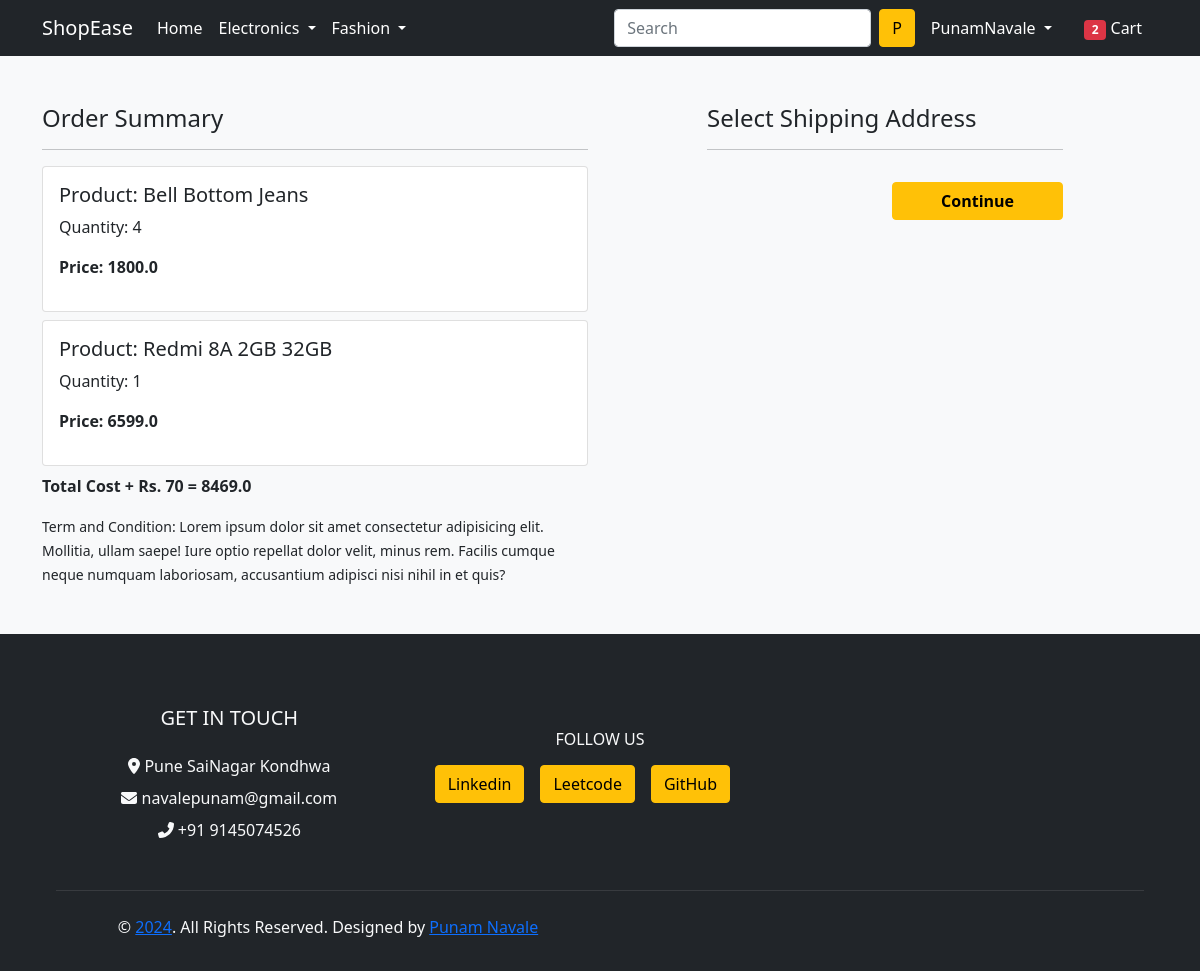
The app's page /checkout/ (signed in) with its own data.
### app/models.py (models this page shows, shortened)
class Cart(models.Model):
    user = models.ForeignKey(User,on_delete=models.CASCADE)
    product = models.ForeignKey(Product,on_delete=models.CASCADE)
    quantity = models.PositiveIntegerField(default=1)
    @property
    def total_cost(self):
        return self.quantity * self.product.discounted_price

class Product(models.Model):
    title = models.CharField(max_length=100)
    selling_price=models.FloatField()
    discounted_price=models.FloatField()
    description=models.TextField()
    brand = models.CharField(max_length=100)
    category = models.CharField(choices=CATEGORY_CHOICES,max_length=2)
    product_image = models.ImageField(upload_to='productimg')

### app/views.py (the view)
# urls.py: path('checkout/', views.checkout, name='checkout'),
@login_required
def checkout(request):
    user = request.user
    add = Customer.objects.filter(user=user)
    cart_items = Cart.objects.filter(user=user)
    amount = 0.0
    shipping = 70.0
    total_amount = 0.0
    cart_product = [p for p in Cart.objects.all() if p.user==request.user]
    if cart_product:
        for p in cart_product:
            tempamount = (p.quantity * p.product.discounted_price)
            amount += tempamount
        total_amount = amount + shipping
    return render(request, 'app/checkout.html',{'add':add,'total_amount':total_amount,'cart_items':cart_items})

### app/templates/app/checkout.html (shortened to what this page needs)
{% extends 'app/base.html' %}
{% load static %}
{% block main-content %}
<div class="container">
 <div class="row mt-5">
  <div class="col-sm-6">
    <h4>Order Summary</h4>
    <hr>
    {% for item in cart_items %}
      <div class="card mb-2">
        <div class="card-body">
          <h5>Product: {{item.product.title}}</h5>
          <p>Quantity: {{item.quantity}}</p>
          <p class="fw-bold">Price: {{item.total_cost}}</p>
        </div>
      </div>
      {% endfor %}
      <p class="fw-bold">Total Cost + Rs. 70 = {{total_amount}}</p>
    <small>Term and Condition: Lorem ipsum dolor sit amet consectetur adipisicing elit. Mollitia, ullam saepe! Iure optio repellat dolor velit, minus rem. Facilis cumque neque numquam laboriosam, accusantium adipisci nisi nihil in et quis?</small>
  </div>
  <div class="col-sm-4 offset-sm-1">
    <h4>Select Shipping Address</h4>
    <hr>
    <form action="/paymentdone">
        <div class="text-end">
          <button type="submit" class="btn btn-warning mt-3 px-5 fw-bold"><a href="{%url 'paymentdone'%}"></a>Continue</button>
        </div>
      </form>
    </div>
  </div>
</div>
{% endblock main-content %}

### app/templates/app/base.html (shortened to what this page needs)
<!doctype html>
{% load static %}
<html lang="en">
  <head>
    <link href="https://cdn.jsdelivr.net/npm/bootstrap@5.0.0-beta1/dist/css/bootstrap.min.css" rel="stylesheet">
    <link rel="stylesheet" href="{% static 'app/css/owl.carousel.min.css' %}">
    <link rel="stylesheet" href="{% static 'app/css/all.min.css' %}">
    <link rel="stylesheet" href="{% static 'app/css/style.css' %}">
  </head>
  <body>
    <nav class="navbar navbar-expand-lg navbar-dark bg-dark fixed">
     <div class="container">
       <a class="navbar-brand" href="/">ShopEase </a>
       <div class="collapse navbar-collapse" id="navbarSupportedContent">
         <ul class="navbar-nav me-auto mb-2 mb-lg-0">
           <li class="nav-item">
             <a class="nav-link active" aria-current="page" href="/">Home</a>
           </li>
           <li class="nav-item dropdown">
             <a class="nav-link dropdown-toggle text-white" href="#" id="electronicsDropdown" role="button" data-bs-toggle="dropdown" aria-expanded="false">
               Electronics
             </a>
           </li>
           <li class="nav-item dropdown">
             <a class="nav-link dropdown-toggle text-white" href="#" id="fashionDropdown" role="button" data-bs-toggle="dropdown" aria-expanded="false">
               Fashion
             </a>
           </li>
         </ul>
         <form class="d-flex">
           <input class="form-control me-2" type="search" placeholder="Search" aria-label="Search">
           <button class="btn btn-warning" type="submit"><span class="text-capitalize">{{request.user.username |default:"l"|first}}</span></button>
         </form>
         <div>
          <ul class="navbar-nav me-auto mb-2 mb-lg-0">
            {% if request.user.is_authenticated %}
           <li class="nav-item dropdown mx-2">
              <a class="nav-link dropdown-toggle text-white" href="#" id="profileDropdown" role="button" data-bs-toggle="dropdown" aria-expanded="false">
                <span class="text-capitalize">{{request.user}}</span>
              </a>
            </li>
            <li class="nav-item mx-2">
             <a href="{% url 'showcart' %}" class="nav-link text-white"><span class="badge bg-danger">2{{quantity}}</span> Cart </a>
            </li>
            {% endif %}
          </ul>
         </div>
       </div>
     </div>
    </nav>
    {% block main-content %} {% endblock main-content %}
<footer class="container-fluid bg-dark text-center p-2 mt-5">
<div class=" bg-dark mt-3">
  <div class="row px-xl-5 pt-5">
    <div class="col-lg-4 col-md-12 mb-5 pr-3 pr-xl-5">
        <h5 class="text-light text-uppercase mb-4">Get In Touch</h5>
        <p class="mb-2 text-light"><i class="fa fa-map-marker-alt text-light mr-3"></i> Pune SaiNagar Kondhwa</p>
        <p class="mb-2  text-light"><i class="fa fa-envelope text-light mr-3"></i> navalepunam@gmail.com</p>
        <p class="mb-0 text-light"><i class="fa fa-phone-alt text-light mr-3"></i> +91 9145074526</p>
    </div>
            <div class="col-md-4 mb-5 text-light">
                <h6 class="text-light text-uppercase mt-4 mb-3">Follow Us</h6>
                <div class="d-flex">
                    <a class="btn btn-warning btn-square mr-2 mx-2" href="https://www.linkedin.com/in/punam-navale-74a38822a/">Linkedin</a>
                    <a class="btn btn-warning btn-square mr-2 mx-2" href="https://leetcode.com/navalepunam/">Leetcode</a>
                    <a class="btn btn-warning btn-square mr-2 mx-2" href="https://github.com/punamNavale10">GitHub</a>
                </div>
            </div>
        </div>
    </div>
<div class="row border-top mx-xl-5 py-4" style="border-color: rgba(256, 256, 256, .1) !important;">
    <div class="col-md-6 px-xl-0">
        <p class="mb-md-0 text-center text-md-left text-light">
            © <a class="text-primary" href="#">2024</a>. All Rights Reserved. Designed
            by
            <a class="text-primary" href="">Punam Navale</a>
        </p>
    </div>
    <div class="col-md-6 px-xl-0 text-center text-md-right">
    </div>
</div>
    </footer>
  </body>
</html>

### records on screen
Cart: product "Bell Bottom Jeans", quantity "4", total_cost "1800.0"
Cart: product "Redmi 8A 2GB 32GB", quantity "1", total_cost "6599.0"

### other values on screen
{{ request.user.username |default:"l"|first }} "P"
{{ request.user }} "PunamNavale"
{{ total_amount }} "8469.0"
